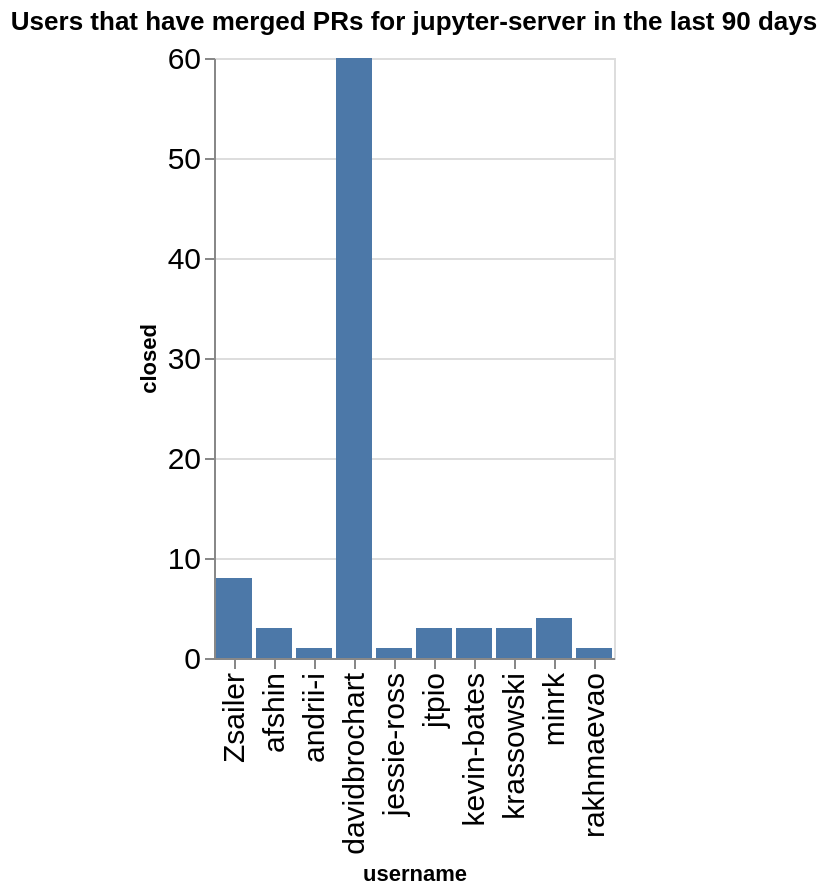

Notebook source saved alongside this figure:
### Code cell
charts = []
title = f"Users that have merged PRs for {github_org} in the last {n_days} days"
ch = alt.Chart(data=closed_by_repo.replace(np.nan, 0), title=title).mark_bar().encode(
    x='username',
    y='closed',
)
ch

### Figure 1 — Vega-Lite specification as saved in the notebook (floating-point values rounded to 4 significant figures)
{"config": {"axisLeft": {"labelFontSize": 15}, "axisBottom": {"labelFontSize": 15}}, "data": {"name": "data-0b2e297a4590fc818a7bfcce08d1a3c2"}, "mark": {"type": "bar"}, "encoding": {"x": {"field": "username", "type": "nominal"}, "y": {"field": "closed", "type": "quantitative"}}, "title": "Users that have merged PRs for jupyter-server in the last 90 days", "$schema": "https://vega.github.io/schema/vega-lite/v5.20.1.json", "datasets": {"data-0b2e297a4590fc818a7bfcce08d1a3c2": [{"name": "fps", "username": "Zsailer", "closed": 2}, {"name": "fps", "username": "davidbrochart", "closed": 21}, {"name": "gateway_provisioners", "username": "kevin-bates", "closed": 3}, {"name": "jupyter-scheduler", "username": "andrii-i", "closed": 1}, {"name": "jupyter_releaser", "username": "jtpio", "closed": 3}, {"name": "jupyter_releaser", "username": "krassowski", "closed": 2}, {"name": "jupyter_server", "username": "Zsailer", "closed": 5}, {"name": "jupyter_server", "username": "afshin", "closed": 3}, {"name": "jupyter_server", "username": "jessie-ross", "closed": 1}, {"name": "jupyter_server", "username": "minrk", "closed": 2}, {"name": "jupyter_server_terminals", "username": "Zsailer", "closed": 1}, {"name": "jupyter_ydoc", "username": "davidbrochart", "closed": 11}, {"name": "jupyter_ydoc", "username": "krassowski", "closed": 1}, {"name": "jupyverse", "username": "davidbrochart", "closed": 28}, {"name": "jupyverse", "username": "rakhmaevao", "closed": 1}, {"name": "pytest-jupyter", "username": "minrk", "closed": 2}]}}
